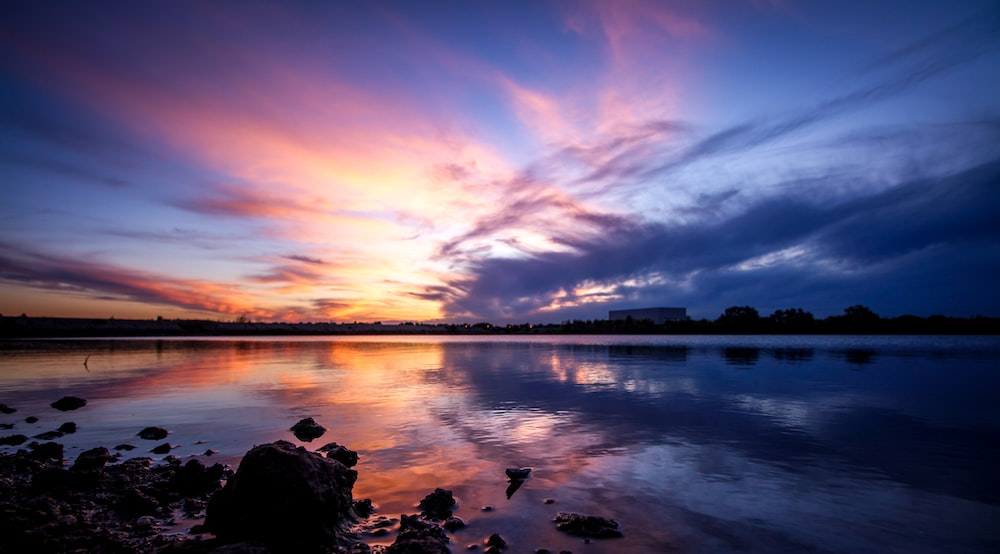
#> input picture Image processing/7prac_class/high.jpeg, 1000 x 554 px, found by its file name
$ python prac1.py
#> lines starting #> are read from the running program, lines starting #| are printed output that depends on the picture
import matplotlib.pyplot as plt
import numpy as np

img=plt.imread('E:\\COLLEGE 5TH SEM\\college\\prac7_class\\high.jpeg')
#> img is the input picture: shape (554, 1000, 3); mean R, G, B 92.9, 83.2, 114.7

def grayscale(img):
    height,width=img.shape[:2]  #convert into two dimension
#> height = 554; width = 1000
    grayimg=np.zeros((height,width),dtype=np.uint8)# making container

    for i in range(height):
        for j in range(width):
            red=img[i,j,0]
            green=img[i,j,1]
            blue=img[i,j,2]
            gray_value=0.28*red+0.59*green+0.11*blue
            grayimg[i,j]=gray_value
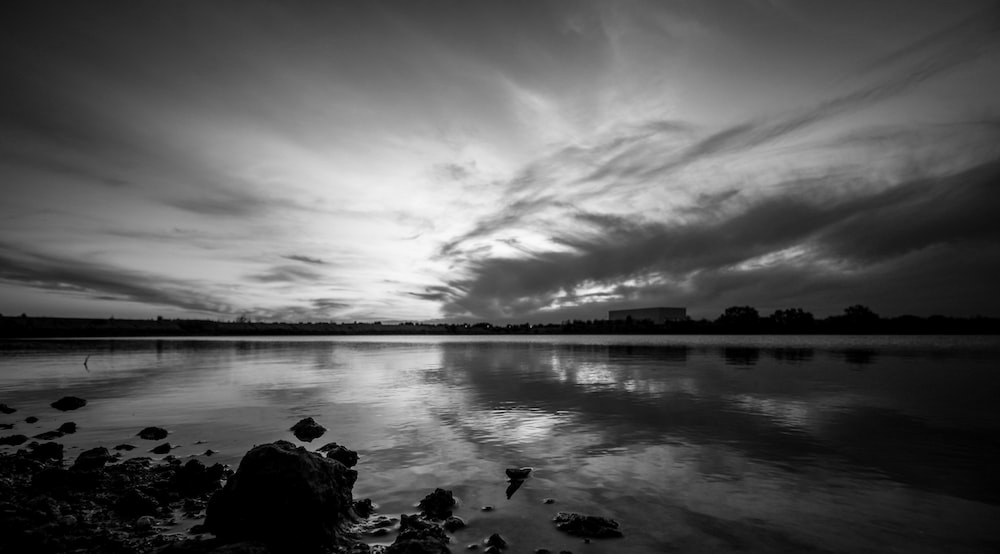
#> grayimg: shape (554, 1000); min 0, max 249, mean 87.2
    return grayimg

gray=grayscale(img)

def negativeimg(gray):
    height,width=img.shape[:2]  #convert into two dimension
#> height = 554; width = 1000
    negimg=np.zeros((height,width),dtype=np.uint8)# making container

    for i in range(height):
        for j in range(width):
            red=img[i,j,0]
            green=img[i,j,1]
            blue=img[i,j,2]
            neg_value=255-(0.28*red+0.59*green+0.11*blue)
            negimg[i,j]=neg_value
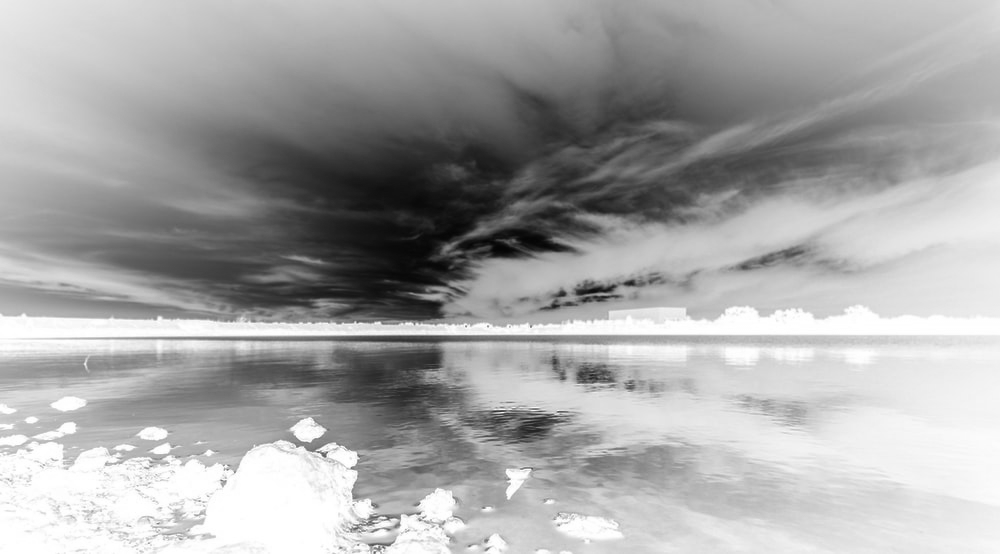
#> negimg: shape (554, 1000); min 5, max 255, mean 166.8
    return negimg

neg=negativeimg(gray)
print(gray.shape)
#| (554, 1000)

plt.figure(figsize=(12,6))
plt.subplot(131)
plt.title('original image')
plt.imshow(img)


plt.subplot(132)
plt.title('gray image')
plt.imshow(gray, cmap='gray')

plt.subplot(133)
plt.title('negative image')
plt.imshow(neg,cmap='gray')
plt.show()
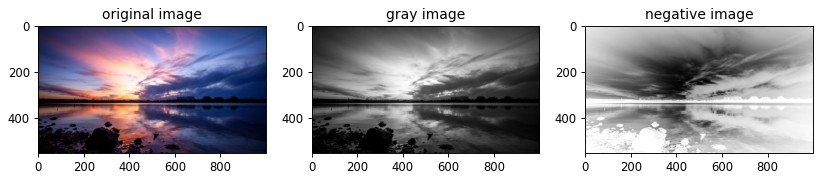
#> figure drawn by matplotlib, 3 panels
